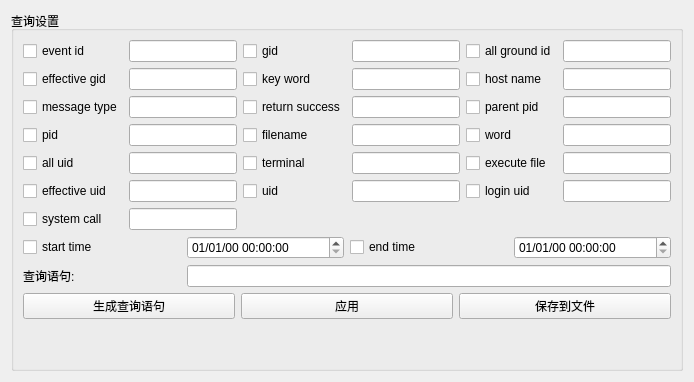
     <widget class="QWidget" name="queryPage">
      <layout class="QGridLayout" name="gridLayout_23">
       <item row="0" column="0">
        <widget class="QGroupBox" name="groupBox_3">
         <property name="enabled">
          <bool>true</bool>
         </property>
         <property name="minimumSize">
          <size>
           <width>0</width>
           <height>0</height>
          </size>
         </property>
         <property name="maximumSize">
          <size>
           <width>16777215</width>
           <height>48000</height>
          </size>
         </property>
         <property name="title">
          <string>查询设置</string>
         </property>
         <layout class="QGridLayout" name="gridLayout_11">
          <item row="0" column="0" colspan="4">
           <layout class="QGridLayout" name="gridLayout_4">
            <item row="7" column="1">
             <widget class="QLineEdit" name="syscall_lineEdit"/>
            </item>
            <item row="5" column="0">
             <widget class="QCheckBox" name="euid_checkBox">
              <property name="text">
               <string>effective uid</string>
              </property>
             </widget>
            </item>
            <item row="1" column="2">
             <widget class="QCheckBox" name="kw_checkBox">
              <property name="text">
               <string>key word</string>
              </property>
             </widget>
            </item>
            <item row="3" column="1">
             <widget class="QLineEdit" name="pid_lineEdit">
              <property name="text">
               <string/>
              </property>
             </widget>
            </item>
            <item row="2" column="5">
             <widget class="QLineEdit" name="ppid_lineEdit"/>
            </item>
            <item row="2" column="0">
             <widget class="QCheckBox" name="mt_checkBox">
              <property name="text">
               <string>message type</string>
              </property>
             </widget>
            </item>
            <item row="2" column="2">
             <widget class="QCheckBox" name="rs_checkBox">
              <property name="text">
               <string>return success</string>
              </property>
             </widget>
            </item>
            <item row="2" column="1">
             <widget class="QLineEdit" name="mt_lineEdit"/>
            </item>
            <item row="0" column="4">
             <widget class="QCheckBox" name="agid_checkBox">
              <property name="text">
               <string>all ground id</string>
              </property>
             </widget>
            </item>
            <item row="2" column="3">
             <widget class="QLineEdit" name="rs_lineEdit"/>
            </item>
            <item row="1" column="3">
             <widget class="QLineEdit" name="kw_lineEdit"/>
            </item>
            <item row="4" column="4">
             <widget class="QCheckBox" name="ef_checkBox">
              <property name="text">
               <string>execute file</string>
              </property>
             </widget>
            </item>
            <item row="1" column="4">
             <widget class="QCheckBox" name="hn_checkBox">
              <property name="text">
               <string>host name</string>
              </property>
             </widget>
            </item>
            <item row="7" column="0">
             <widget class="QCheckBox" name="syscall_checkBox">
              <property name="text">
               <string>system call</string>
              </property>
             </widget>
            </item>
            <item row="0" column="2">
             <widget class="QCheckBox" name="gid_checkBox">
              <property name="text">
               <string>gid</string>
              </property>
             </widget>
            </item>
            <item row="4" column="3">
             <widget class="QLineEdit" name="term_lineEdit"/>
            </item>
            <item row="1" column="1">
             <widget class="QLineEdit" name="egid_lineEdit"/>
            </item>
            <item row="1" column="5">
             <widget class="QLineEdit" name="hn_lineEdit"/>
            </item>
            <item row="4" column="0">
             <widget class="QCheckBox" name="auid_checkBox">
              <property name="text">
               <string>all uid</string>
              </property>
             </widget>
            </item>
            <item row="3" column="2">
             <widget class="QCheckBox" name="fn_checkBox">
              <property name="text">
               <string>filename</string>
              </property>
             </widget>
            </item>
            <item row="2" column="4">
             <widget class="QCheckBox" name="ppid_checkBox">
              <property name="text">
               <string>parent pid</string>
              </property>
             </widget>
            </item>
            <item row="5" column="1">
             <widget class="QLineEdit" name="euid_lineEdit"/>
            </item>
            <item row="4" column="1">
             <widget class="QLineEdit" name="auid_lineEdit"/>
            </item>
            <item row="1" column="0">
             <widget class="QCheckBox" name="egid_checkBox">
              <property name="text">
               <string>effective gid</string>
              </property>
             </widget>
            </item>
            <item row="0" column="0">
             <widget class="QCheckBox" name="evidCheckBox">
              <property name="text">
               <string>event id</string>
              </property>
             </widget>
            </item>
            <item row="0" column="1">
             <widget class="QLineEdit" name="evid_lineEdit"/>
            </item>
            <item row="0" column="3">
             <widget class="QLineEdit" name="gid_lineEdit"/>
            </item>
            <item row="3" column="0">
             <widget class="QCheckBox" name="pid_checkBox">
              <property name="text">
               <string>pid</string>
              </property>
             </widget>
            </item>
            <item row="0" column="5">
             <widget class="QLineEdit" name="agid_lineEdit"/>
            </item>
            <item row="4" column="2">
             <widget class="QCheckBox" name="term_checkBox">
              <property name="text">
               <string>terminal</string>
              </property>
             </widget>
            </item>
            <item row="3" column="3">
             <widget class="QLineEdit" name="fn_lineEdit"/>
            </item>
            <item row="3" column="4">
             <widget class="QCheckBox" name="word_checkBox">
              <property name="text">
               <string>word</string>
              </property>
             </widget>
            </item>
            <item row="4" column="5">
             <widget class="QLineEdit" name="ef_lineEdit"/>
            </item>
            <item row="3" column="5">
             <widget class="QLineEdit" name="word_lineEdit"/>
            </item>
            <item row="5" column="2">
             <widget class="QCheckBox" name="uid_checkBox">
              <property name="text">
               <string>uid</string>
              </property>
             </widget>
            </item>
            <item row="5" column="3">
             <widget class="QLineEdit" name="uid_lineEdit"/>
            </item>
            <item row="5" column="4">
             <widget class="QCheckBox" name="luid_checkBox">
              <property name="text">
               <string>login uid</string>
              </property>
             </widget>
            </item>
            <item row="5" column="5">
             <widget class="QLineEdit" name="luid_lineEdit"/>
            </item>
           </layout>
          </item>
          <item row="1" column="0">
           <widget class="QCheckBox" name="st_checkBox">
            <property name="text">
             <string>start time</string>
            </property>
           </widget>
          </item>
          <item row="1" column="2">
           <widget class="QCheckBox" name="et_checkBox">
            <property name="text">
             <string>end time</string>
            </property>
           </widget>
          </item>
          <item row="2" column="0">
           <widget class="QLabel" name="label_20">
            <property name="text">
             <string>查询语句:</string>
            </property>
           </widget>
          </item>
          <item row="4" column="3">
           <spacer name="verticalSpacer_5">
            <property name="orientation">
             <enum>Qt::Vertical</enum>
            </property>
            <property name="sizeHint" stdset="0">
             <size>
              <width>20</width>
              <height>40</height>
             </size>
            </property>
           </spacer>
          </item>
          <item row="2" column="1" colspan="3">
           <widget class="QLineEdit" name="query_sent_lineEdit"/>
          </item>
          <item row="3" column="0" colspan="4">
           <layout class="QHBoxLayout" name="horizontalLayout_8">
            <item>
             <widget class="QPushButton" name="query_produceButton">
              <property name="text">
               <string>生成查询语句</string>
              </property>
             </widget>
            </item>
            <item>
             <widget class="QPushButton" name="aplButton">
              <property name="text">
               <string>应用</string>
              </property>
             </widget>
            </item>
            <item>
             <widget class="QPushButton" name="sv_to_fileButton">
              <property name="text">
               <string>保存到文件</string>
              </property>
             </widget>
            </item>
           </layout>
          </item>
          <item row="1" column="1">
           <widget class="QDateTimeEdit" name="st_timeEdit">
            <property name="displayFormat">
             <string>MM/dd/yy hh:mm:ss</string>
            </property>
           </widget>
          </item>
          <item row="1" column="3">
           <widget class="QDateTimeEdit" name="et_timeEdit">
            <property name="displayFormat">
             <string>MM/dd/yy hh:mm:ss</string>
            </property>
           </widget>
          </item>
         </layout>
        </widget>
       </item>
      </layout>
     </widget>
